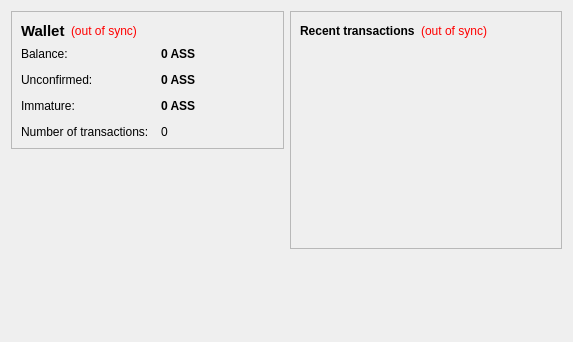
<?xml version="1.0" encoding="UTF-8"?>
<ui version="4.0">
 <class>OverviewPage</class>
 <widget class="QWidget" name="OverviewPage">
  <property name="geometry">
   <rect>
    <x>0</x>
    <y>0</y>
    <width>573</width>
    <height>342</height>
   </rect>
  </property>
  <property name="windowTitle">
   <string>Form</string>
  </property>
  <layout class="QHBoxLayout" name="horizontalLayout" stretch="1,1">
   <item>
    <layout class="QVBoxLayout" name="verticalLayout_2">
     <item>
      <widget class="QFrame" name="frame">
       <property name="frameShape">
        <enum>QFrame::StyledPanel</enum>
       </property>
       <property name="frameShadow">
        <enum>QFrame::Raised</enum>
       </property>
       <layout class="QVBoxLayout" name="verticalLayout_4">
        <item>
         <layout class="QHBoxLayout" name="horizontalLayout_4">
          <item>
           <widget class="QLabel" name="label_5">
            <property name="font">
             <font>
              <pointsize>11</pointsize>
              <weight>75</weight>
              <bold>true</bold>
             </font>
            </property>
            <property name="text">
             <string>Wallet</string>
            </property>
           </widget>
          </item>
          <item>
           <widget class="QLabel" name="labelWalletStatus">
            <property name="toolTip">
             <string>The displayed information may be out of date. Your wallet automatically synchronizes with the Asscoin network after a connection is established, but this process has not completed yet.</string>
            </property>
            <property name="styleSheet">
             <string notr="true">QLabel { color: red; }</string>
            </property>
            <property name="text">
             <string notr="true">(out of sync)</string>
            </property>
            <property name="alignment">
             <set>Qt::AlignLeading|Qt::AlignLeft|Qt::AlignVCenter</set>
            </property>
           </widget>
          </item>
          <item>
           <spacer name="horizontalSpacer_2">
            <property name="orientation">
             <enum>Qt::Horizontal</enum>
            </property>
            <property name="sizeHint" stdset="0">
             <size>
              <width>40</width>
              <height>20</height>
             </size>
            </property>
           </spacer>
          </item>
         </layout>
        </item>
        <item>
         <layout class="QFormLayout" name="formLayout_2">
          <property name="fieldGrowthPolicy">
           <enum>QFormLayout::AllNonFixedFieldsGrow</enum>
          </property>
          <property name="horizontalSpacing">
           <number>12</number>
          </property>
          <property name="verticalSpacing">
           <number>12</number>
          </property>
          <item row="0" column="0">
           <widget class="QLabel" name="label">
            <property name="text">
             <string>Balance:</string>
            </property>
           </widget>
          </item>
          <item row="0" column="1">
           <widget class="QLabel" name="labelBalance">
            <property name="font">
             <font>
              <weight>75</weight>
              <bold>true</bold>
             </font>
            </property>
            <property name="cursor">
             <cursorShape>IBeamCursor</cursorShape>
            </property>
            <property name="toolTip">
             <string>Your current balance</string>
            </property>
            <property name="text">
             <string notr="true">0 ASS</string>
            </property>
            <property name="textInteractionFlags">
             <set>Qt::LinksAccessibleByMouse|Qt::TextSelectableByKeyboard|Qt::TextSelectableByMouse</set>
            </property>
           </widget>
          </item>
          <item row="1" column="0">
           <widget class="QLabel" name="label_3">
            <property name="text">
             <string>Unconfirmed:</string>
            </property>
           </widget>
          </item>
          <item row="1" column="1">
           <widget class="QLabel" name="labelUnconfirmed">
            <property name="font">
             <font>
              <weight>75</weight>
              <bold>true</bold>
             </font>
            </property>
            <property name="cursor">
             <cursorShape>IBeamCursor</cursorShape>
            </property>
            <property name="toolTip">
             <string>Total of transactions that have yet to be confirmed, and do not yet count toward the current balance</string>
            </property>
            <property name="text">
             <string notr="true">0 ASS</string>
            </property>
            <property name="textInteractionFlags">
             <set>Qt::LinksAccessibleByMouse|Qt::TextSelectableByKeyboard|Qt::TextSelectableByMouse</set>
            </property>
           </widget>
          </item>
          <item row="3" column="0">
           <widget class="QLabel" name="label_2">
            <property name="text">
             <string>Number of transactions:</string>
            </property>
           </widget>
          </item>
          <item row="3" column="1">
           <widget class="QLabel" name="labelNumTransactions">
            <property name="toolTip">
             <string>Total number of transactions in wallet</string>
            </property>
            <property name="text">
             <string notr="true">0</string>
            </property>
           </widget>
          </item>
          <item row="2" column="0">
           <widget class="QLabel" name="labelImmatureText">
            <property name="text">
             <string>Immature:</string>
            </property>
           </widget>
          </item>
          <item row="2" column="1">
           <widget class="QLabel" name="labelImmature">
            <property name="font">
             <font>
              <weight>75</weight>
              <bold>true</bold>
             </font>
            </property>
            <property name="toolTip">
             <string>Mined balance that has not yet matured</string>
            </property>
            <property name="text">
             <string notr="true">0 ASS</string>
            </property>
            <property name="textInteractionFlags">
             <set>Qt::LinksAccessibleByMouse|Qt::TextSelectableByKeyboard|Qt::TextSelectableByMouse</set>
            </property>
           </widget>
          </item>
         </layout>
        </item>
       </layout>
      </widget>
     </item>
     <item>
      <spacer name="verticalSpacer">
       <property name="orientation">
        <enum>Qt::Vertical</enum>
       </property>
       <property name="sizeHint" stdset="0">
        <size>
         <width>20</width>
         <height>40</height>
        </size>
       </property>
      </spacer>
     </item>
    </layout>
   </item>
   <item>
    <layout class="QVBoxLayout" name="verticalLayout_3">
     <item>
      <widget class="QFrame" name="frame_2">
       <property name="frameShape">
        <enum>QFrame::StyledPanel</enum>
       </property>
       <property name="frameShadow">
        <enum>QFrame::Raised</enum>
       </property>
       <layout class="QVBoxLayout" name="verticalLayout">
        <item>
         <layout class="QHBoxLayout" name="horizontalLayout_2">
          <item>
           <widget class="QLabel" name="label_4">
            <property name="text">
             <string>&lt;b&gt;Recent transactions&lt;/b&gt;</string>
            </property>
           </widget>
          </item>
          <item>
           <widget class="QLabel" name="labelTransactionsStatus">
            <property name="toolTip">
             <string>The displayed information may be out of date. Your wallet automatically synchronizes with the Asscoin network after a connection is established, but this process has not completed yet.</string>
            </property>
            <property name="styleSheet">
             <string notr="true">QLabel { color: red; }</string>
            </property>
            <property name="text">
             <string notr="true">(out of sync)</string>
            </property>
            <property name="alignment">
             <set>Qt::AlignRight|Qt::AlignTrailing|Qt::AlignVCenter</set>
            </property>
           </widget>
          </item>
          <item>
           <spacer name="horizontalSpacer">
            <property name="orientation">
             <enum>Qt::Horizontal</enum>
            </property>
            <property name="sizeHint" stdset="0">
             <size>
              <width>40</width>
              <height>20</height>
             </size>
            </property>
           </spacer>
          </item>
         </layout>
        </item>
        <item>
         <widget class="QListView" name="listTransactions">
          <property name="styleSheet">
           <string notr="true">QListView { background: transparent; }</string>
          </property>
          <property name="frameShape">
           <enum>QFrame::NoFrame</enum>
          </property>
          <property name="verticalScrollBarPolicy">
           <enum>Qt::ScrollBarAlwaysOff</enum>
          </property>
          <property name="horizontalScrollBarPolicy">
           <enum>Qt::ScrollBarAlwaysOff</enum>
          </property>
          <property name="selectionMode">
           <enum>QAbstractItemView::NoSelection</enum>
          </property>
         </widget>
        </item>
       </layout>
      </widget>
     </item>
     <item>
      <spacer name="verticalSpacer_2">
       <property name="orientation">
        <enum>Qt::Vertical</enum>
       </property>
       <property name="sizeHint" stdset="0">
        <size>
         <width>20</width>
         <height>40</height>
        </size>
       </property>
      </spacer>
     </item>
    </layout>
   </item>
  </layout>
 </widget>
 <resources/>
 <connections/>
</ui>
